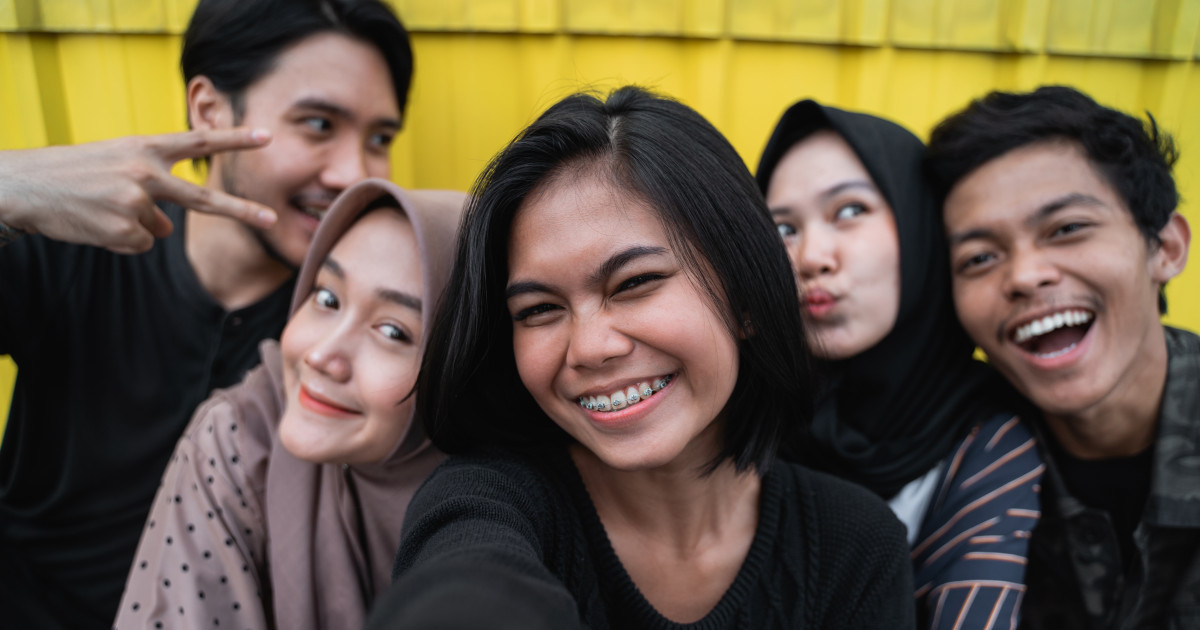
#> input picture input/6-alasan-orang-maluku-utara-dinilai-paling-bahagia-di-indonesia-xXmJEbiAho.jpg, 1200 x 630 px; its folder holds only this picture in this run
$ python FaceCrop.py
#> lines starting #> are read from the running program, lines starting #| are printed output that depends on the picture
import os
import cv2

# Load the pre-trained face cascade classifier
face_cascade = cv2.CascadeClassifier("haarcascade_frontalface_default.xml")

# Path to the input and output folders
input_folder = "input"
output_folder = "output"

# Loop through all files in the input folder
for filename in os.listdir(input_folder):
    if filename.endswith(".jpg") or filename.endswith(".png"):  # Check if the file is an image
        # Read the image
        img_path = os.path.join(input_folder, filename)
        img = cv2.imread(img_path)
#> img is the input picture: shape (630, 1200, 3); mean B, G, R 65.8, 87.3, 101.5

        # Convert the image to grayscale
        gray_img = cv2.cvtColor(img, cv2.COLOR_BGR2GRAY)
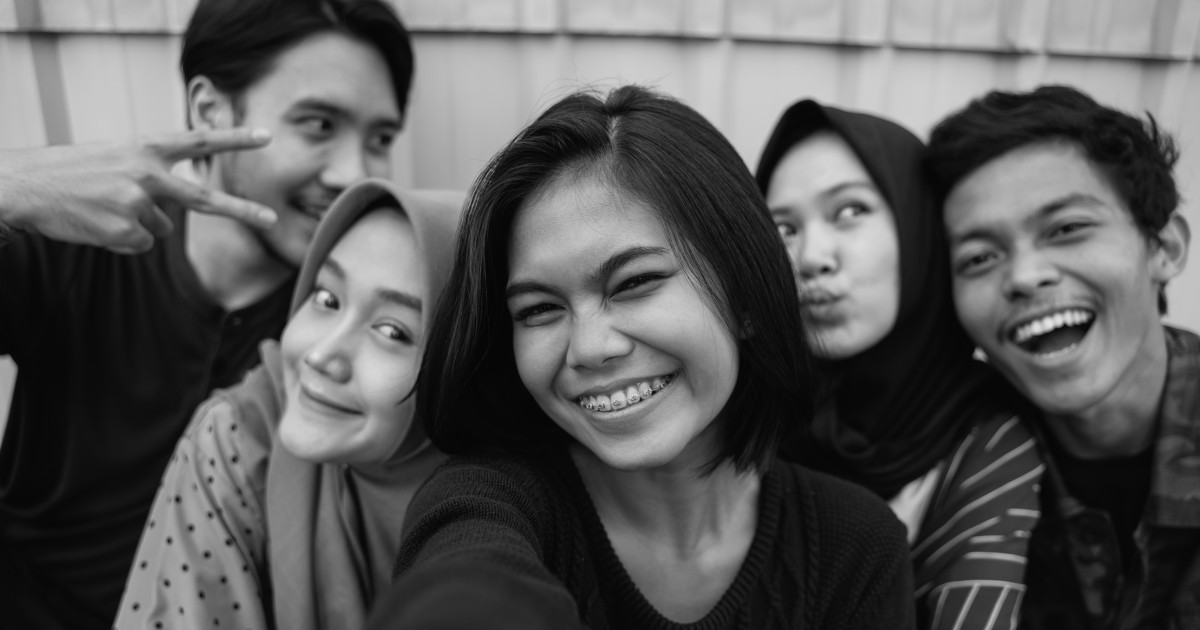
#> gray_img: shape (630, 1200); min 1, max 230, mean 89.1

        # Detect faces in the image
        faces = face_cascade.detectMultiScale(gray_img, scaleFactor=2, minNeighbors=3)#scaleFactor=1.5, minNeighbors=2
#> faces = [[730, 142, 192, 192], [928, 165, 192, 192], [488, 234, 192, 192]]

        # Crop and save only the detected faces
        for i, (x, y, w, h) in enumerate(faces):
            print(x,y,w,h)
            h2 = int(h*1.3) # ubah di perbandingan di sini secara persentase
            w2 = int(w*1.3)
            h3 = int(h*0.5)
            w3 = int(h*0.2)
            face_crop = img[y-h3:y+h2, x-w3:x+w2]
            output_path = os.path.join(output_folder, f"{filename.split('.')[0]}_face_{i}.jpg")
            cv2.imwrite(output_path, face_crop)
#> this loop made 3 passes
#> (x, y) on passes 1 to 3: (730, 142), (928, 165), (488, 234)
#| 730 142 192 192
#| 928 165 192 192
#| 488 234 192 192
#> pass 1, `face_crop = img[y-h3:y+h2, x-w3:x+w2]`:
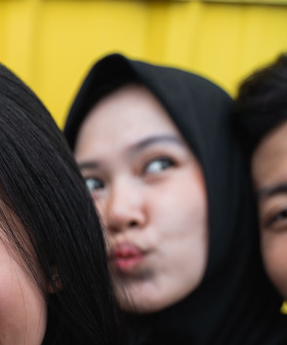
#> face_crop: shape (345, 287, 3); mean B, G, R 65.4, 95.3, 110.1
#> pass 2, `face_crop = img[y-h3:y+h2, x-w3:x+w2]`:
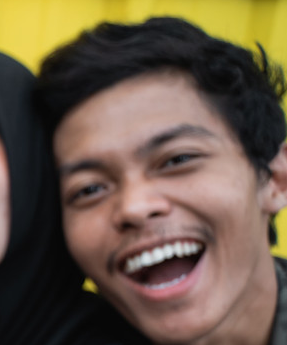
#> face_crop: shape (345, 287, 3); mean B, G, R 70, 89.2, 106.3
#> pass 3, `face_crop = img[y-h3:y+h2, x-w3:x+w2]`:
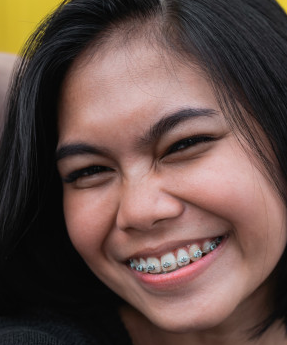
#> face_crop: shape (345, 287, 3); mean B, G, R 71, 77.3, 99.7

# Display and close windows (optional)
cv2.waitKey(0)
cv2.destroyAllWindows()

$ run again, on input/Untitled.jpg
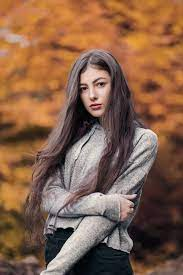
#> input picture input/Untitled.jpg, 183 x 275 px
#> img is the input picture: shape (275, 183, 3); mean B, G, R 73.7, 96.6, 132.8
#> `gray_img = cv2.cvtColor(img, cv2.COLOR_BGR2GRAY)`:
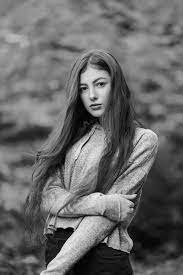
#> gray_img: shape (275, 183); min 0, max 248, mean 104.8
#> faces = [[71, 68, 48, 48]]
#> the loop `for i, (x, y, w, h) in enumerate(faces):` made 1 pass
#> (x, y, w, h, h2, w2, h3, w3) on pass 1: (71, 68, 48, 48, 62, 62, 24, 9)
#> (printed output is left out)
#> pass 1, `face_crop = img[y-h3:y+h2, x-w3:x+w2]`:
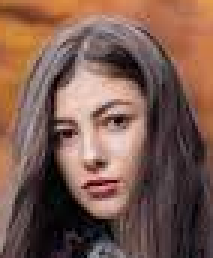
#> face_crop: shape (86, 71, 3) (shown 3 times larger); mean B, G, R 79.4, 90.6, 122.3
